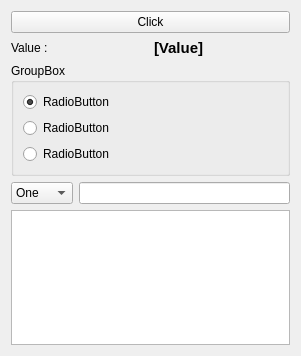
<?xml version="1.0" encoding="UTF-8"?>
<ui version="4.0">
 <class>Widget</class>
 <widget class="QWidget" name="Widget">
  <property name="geometry">
   <rect>
    <x>0</x>
    <y>0</y>
    <width>301</width>
    <height>356</height>
   </rect>
  </property>
  <property name="windowTitle">
   <string>Form</string>
  </property>
  <layout class="QVBoxLayout" name="verticalLayout_2">
   <item>
    <widget class="QPushButton" name="button">
     <property name="text">
      <string>Click</string>
     </property>
    </widget>
   </item>
   <item>
    <layout class="QHBoxLayout" name="horizontalLayout">
     <item>
      <widget class="QLabel" name="label_2">
       <property name="text">
        <string>Value : </string>
       </property>
      </widget>
     </item>
     <item>
      <widget class="QLabel" name="value_label">
       <property name="font">
        <font>
         <pointsize>11</pointsize>
         <bold>true</bold>
        </font>
       </property>
       <property name="text">
        <string>[Value]</string>
       </property>
      </widget>
     </item>
    </layout>
   </item>
   <item>
    <widget class="QGroupBox" name="groupBox">
     <property name="title">
      <string>GroupBox</string>
     </property>
     <layout class="QVBoxLayout" name="verticalLayout">
      <item>
       <widget class="QRadioButton" name="radioButton">
        <property name="text">
         <string>RadioButton</string>
        </property>
        <property name="checked">
         <bool>true</bool>
        </property>
       </widget>
      </item>
      <item>
       <widget class="QRadioButton" name="radioButton_2">
        <property name="text">
         <string>RadioButton</string>
        </property>
       </widget>
      </item>
      <item>
       <widget class="QRadioButton" name="radioButton_3">
        <property name="text">
         <string>RadioButton</string>
        </property>
       </widget>
      </item>
     </layout>
    </widget>
   </item>
   <item>
    <layout class="QHBoxLayout" name="horizontalLayout_2">
     <item>
      <widget class="QComboBox" name="comboBox">
       <item>
        <property name="text">
         <string>One</string>
        </property>
       </item>
       <item>
        <property name="text">
         <string>Two</string>
        </property>
       </item>
       <item>
        <property name="text">
         <string>Three</string>
        </property>
       </item>
      </widget>
     </item>
     <item>
      <widget class="QLineEdit" name="lineEdit"/>
     </item>
    </layout>
   </item>
   <item>
    <widget class="QTextEdit" name="textEdit"/>
   </item>
  </layout>
 </widget>
 <resources/>
 <connections/>
</ui>
